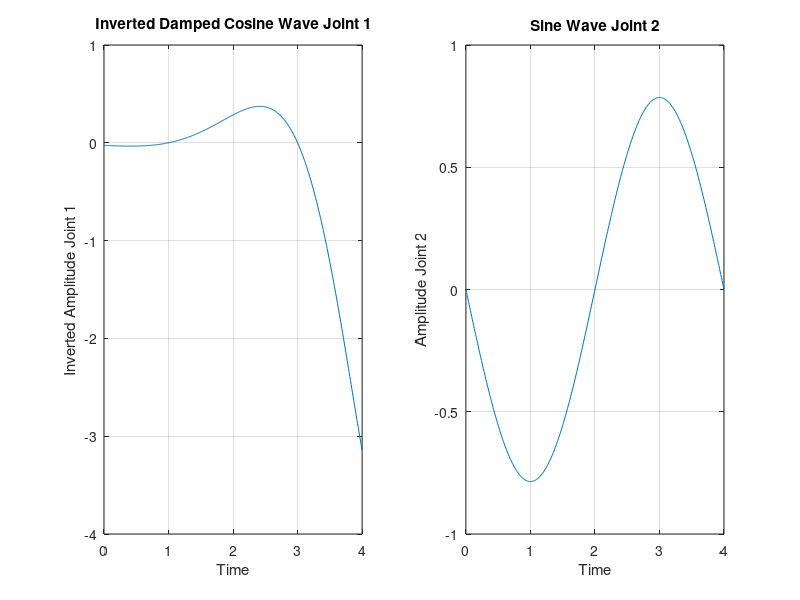

This chart was generated by the following MATLAB code:
%% SYSTEM POSITION TRAJECTORY GENERATION
% This code generates a csv file 'inverted_damped_cosine_wave.csv' that has
% columns for joint 1 positions, joint 2 positions, and timesteps. 
% The remainder of the trajectory is calculated through running the traj5.m
% file. 

%% trajectory_data_18
% Parameters
lambda1 = 1.2;        % Adjust decay
omega1 = 2*pi/4;      % Adjust number of oscillations to 1 oscillation over 4 seconds
phi1 = pi;           

lambda2 = 3;          % Adjust decay
omega2 = 2*pi/4;      % Adjust number of oscillations to 1 oscillation over 4 seconds
phi2 = pi;

% Time array
t = linspace(0, 4, 400)';

% Function
y1 = pi * exp(-lambda1 * t) .* cos(omega1 * t + phi1);
y2 = pi/4 * sin(omega2 * t + phi2);

%% SECTION 2
% Invert y values
y1_inverted = flipud(y1);

% Create a matrix with time and inverted y values
data = [t, y1_inverted, y2];

% Write the matrix to a CSV file
csvwrite('inverted_damped_cosine_wave.csv', data);

% Plot
figure
subplot(1,2,1)
plot(t, y1_inverted)
xlabel('Time')
ylabel('Inverted Amplitude Joint 1')
title('Inverted Damped Cosine Wave Joint 1')
grid on;

subplot(1,2,2)
plot(t, y2)
xlabel('Time')
ylabel('Amplitude Joint 2')
title('Sine Wave Joint 2')
grid on;
